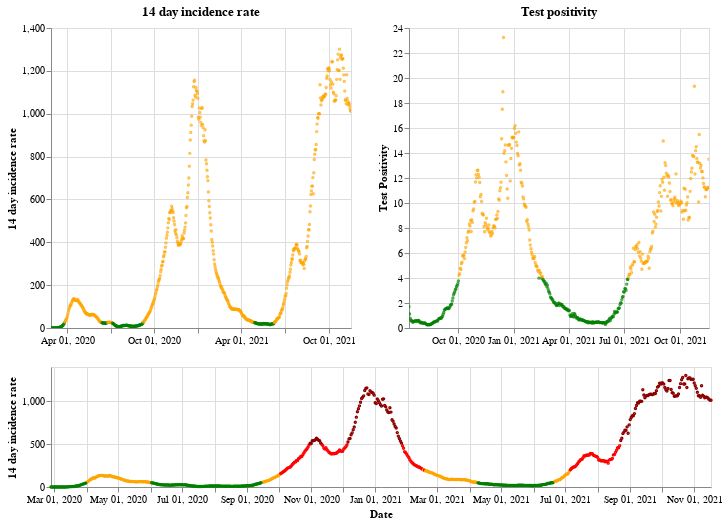

Here is the notebook cell this chart was saved with:
### Markdown cell above
## Wales

### Code cell
plot_traffic_light('Wales')

### Figure 1 — Vega-Lite specification as saved in the notebook (floating-point values rounded to 4 significant figures; data arrays with more than 128 entries replaced by an {"elided": "..."} marker saying what was removed)
{"config": {"view": {"continuousWidth": 400, "continuousHeight": 300}}, "vconcat": [{"hconcat": [{"mark": {"type": "point", "size": 2}, "encoding": {"color": {"condition": {"value": "green", "test": "(datum.twoWeeklyCasesRate <= 25)"}, "value": "orange"}, "tooltip": [{"type": "nominal", "field": "areaName"}, {"type": "temporal", "field": "date"}, {"type": "quantitative", "field": "twoWeeklyCasesRate"}, {"type": "quantitative", "field": "testPositivity"}], "x": {"type": "temporal", "axis": {"title": ""}, "field": "date", "scale": {"domain": {"selection": "DateBrush"}}, "timeUnit": "yearmonthdate"}, "y": {"type": "quantitative", "axis": {"title": "14 day incidence rate"}, "field": "twoWeeklyCasesRate"}}, "title": "14 day incidence rate", "width": 300}, {"mark": {"type": "point", "size": 2}, "encoding": {"color": {"condition": {"value": "green", "test": "(datum.testPositivity <= 4)"}, "value": "orange"}, "tooltip": [{"type": "nominal", "field": "areaName"}, {"type": "temporal", "field": "date"}, {"type": "quantitative", "field": "twoWeeklyCasesRate"}, {"type": "quantitative", "field": "testPositivity"}], "x": {"type": "temporal", "axis": {"title": ""}, "field": "date", "scale": {"domain": {"selection": "DateBrush"}}, "timeUnit": "yearmonthdate"}, "y": {"type": "quantitative", "axis": {"title": "Test Positivity"}, "field": "testPositivity"}}, "title": "Test positivity", "width": 300}]}, {"layer": [{"mark": {"type": "point", "size": 2}, "encoding": {"color": {"condition": {"value": "orange", "test": "(((datum.testPositivity < 4) && (datum.twoWeeklyCasesRate >= 50)) && (datum.twoWeeklyCasesRate < 200))"}, "value": "red"}, "opacity": {"condition": {"value": 1, "test": "((datum.twoWeeklyCasesRate >= 50) && (datum.twoWeeklyCasesRate < 500))"}, "value": 0}, "tooltip": [{"type": "nominal", "field": "areaName"}, {"type": "temporal", "field": "date"}, {"type": "quantitative", "field": "twoWeeklyCasesRate"}, {"type": "quantitative", "field": "testPositivity"}], "x": {"type": "temporal", "axis": {"title": "Date"}, "field": "date", "timeUnit": "yearmonthdate"}, "y": {"type": "quantitative", "axis": {"title": "14 day incidence rate"}, "field": "twoWeeklyCasesRate"}}, "selection": {"DateBrush": {"type": "interval", "encodings": ["x"], "fields": ["Time"]}}}, {"mark": {"type": "point", "size": 2}, "encoding": {"color": {"value": "darkred"}, "opacity": {"condition": {"value": 1, "test": "(datum.twoWeeklyCasesRate >= 500)"}, "value": 0}, "tooltip": [{"type": "nominal", "field": "areaName"}, {"type": "temporal", "field": "date"}, {"type": "quantitative", "field": "twoWeeklyCasesRate"}, {"type": "quantitative", "field": "testPositivity"}], "x": {"type": "temporal", "axis": {"title": "Date"}, "field": "date", "timeUnit": "yearmonthdate"}, "y": {"type": "quantitative", "axis": {"title": "14 day incidence rate"}, "field": "twoWeeklyCasesRate"}}}, {"mark": {"type": "point", "size": 2}, "encoding": {"color": {"condition": {"value": "green", "test": "((datum.testPositivity < 4) && (datum.twoWeeklyCasesRate < 50))"}, "value": "orange"}, "opacity": {"condition": {"value": 1, "test": "(datum.twoWeeklyCasesRate < 50)"}, "value": 0}, "tooltip": [{"type": "nominal", "field": "areaName"}, {"type": "temporal", "field": "date"}, {"type": "quantitative", "field": "twoWeeklyCasesRate"}, {"type": "quantitative", "field": "testPositivity"}], "x": {"type": "temporal", "axis": {"title": "Date"}, "field": "date", "timeUnit": "yearmonthdate"}, "y": {"type": "quantitative", "axis": {"title": "14 day incidence rate"}, "field": "twoWeeklyCasesRate"}}}], "height": 120, "width": 660}], "data": {"name": "data-2c2bfce4ee34872a78a8d74e9f717e1e"}, "$schema": "https://vega.github.io/schema/vega-lite/v4.8.1.json", "datasets": {"data-2c2bfce4ee34872a78a8d74e9f717e1e": {"elided": "630 records"}}}
